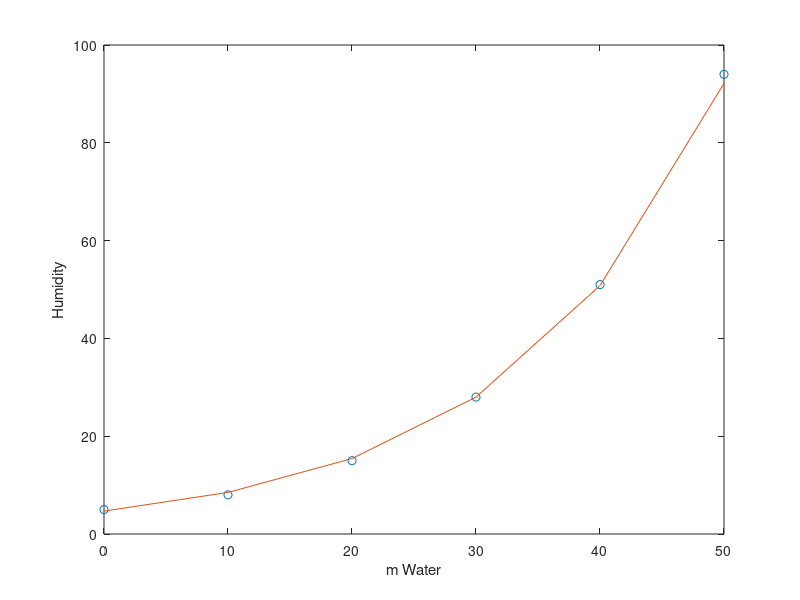
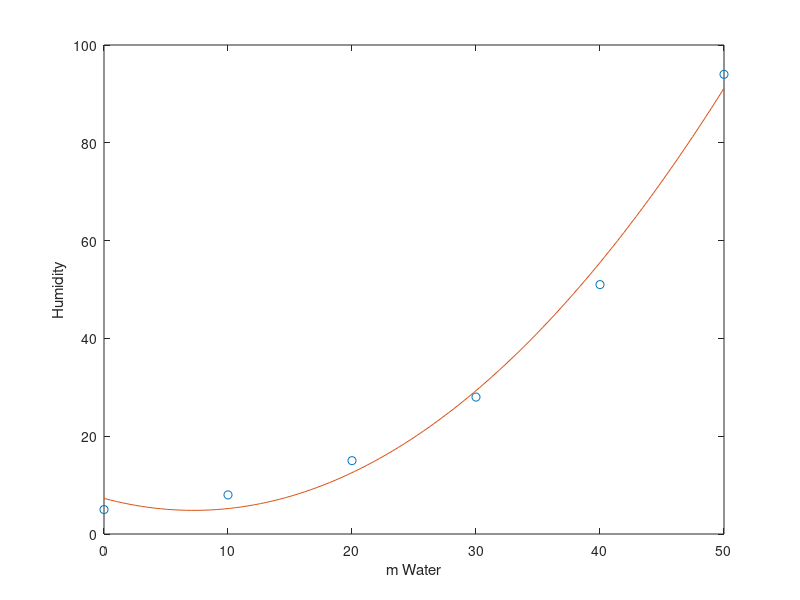

The MATLAB source for these figures, in order:
% Evan Baker
% EAB_HW05_P01
% 19 February 2014

% This script will fit curves to a collection of temperature and water
% content data and interpolate water content at an unmeasured temperature.

clc
clear all
close all

disp('Part A)');
humidity = [ 0 5 ; 10 8 ; 20 15 ; 30 28 ; 40 51 ; 50 94 ];
x = humidity(:,1); % this is T
y = humidity(:,2); % this is m.w


% Linearize m.w = be^(mT) 
% y = be^(mx)  =>  ln(y) = mx + ln(b)
% so we get ln(m.w) = mT + ln(b) and need constants m, b


p = polyfit(x, log(y), 1);
m = p(1);
b = exp(p(2));
fprintf('Function is Mw = %.3f e^ (%.3f T) \n', m, b)

w35 = b*exp(m*35); % estimating water at 35 degrees
% ln(m.w) = mT + ln(b) => m.35 = be^(mT)
fprintf('Water at 35 degrees: Mw.35 = %.3f \n \n', w35);
plot(x, y, 'o', x, b.*exp(m.*x));xlabel('m Water');ylabel('Humidity');



input('Enter to continue to Part B)...\n');
figure (2)
disp('Part B)');

% Get a second order polynomial that fits the data
p2 = polyfit(x, y, 2);
fprintf('Function is Mw = %.3f x^2 + %.3f x + %.3f \n', p2(1), p2(2), p2(3))
% Put the function together and evaluate at 35 degrees
w35v2 = polyval(p2, 35);
fprintf('Water at 35 degrees: Mw.35 = %.3f \n \n', w35v2);
% Plot the data and curve together again
fx = linspace(min(x),max(x));
fy = polyval(p2, fx);
plot(x, y, 'o', fx, fy);xlabel('m Water');ylabel('Humidity');

input('Enter to close windows');
close all